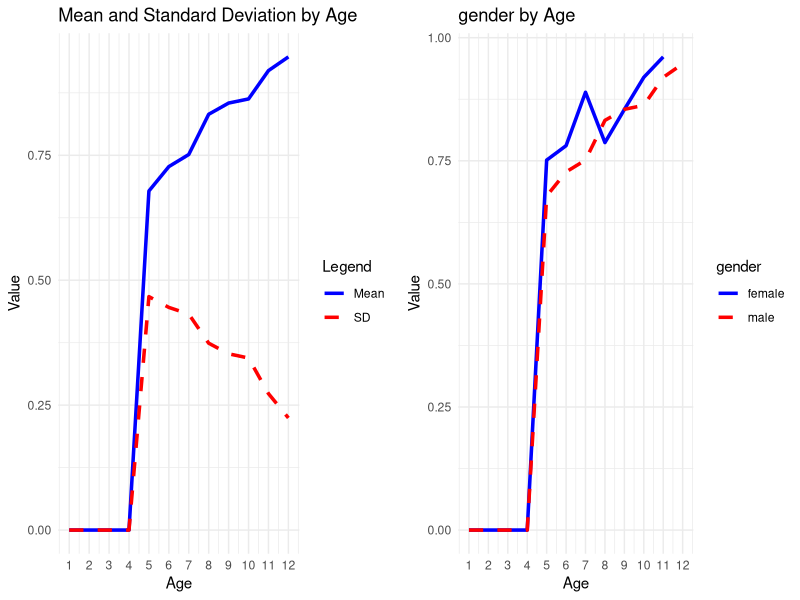
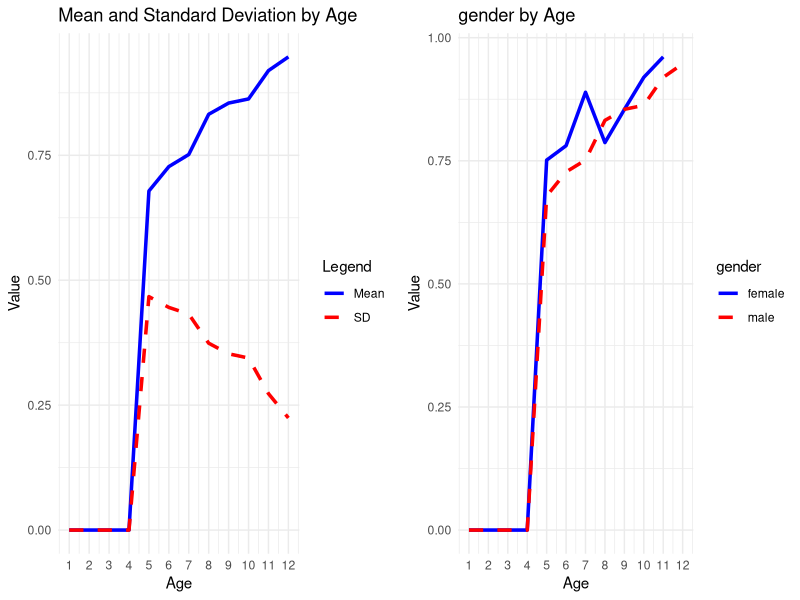
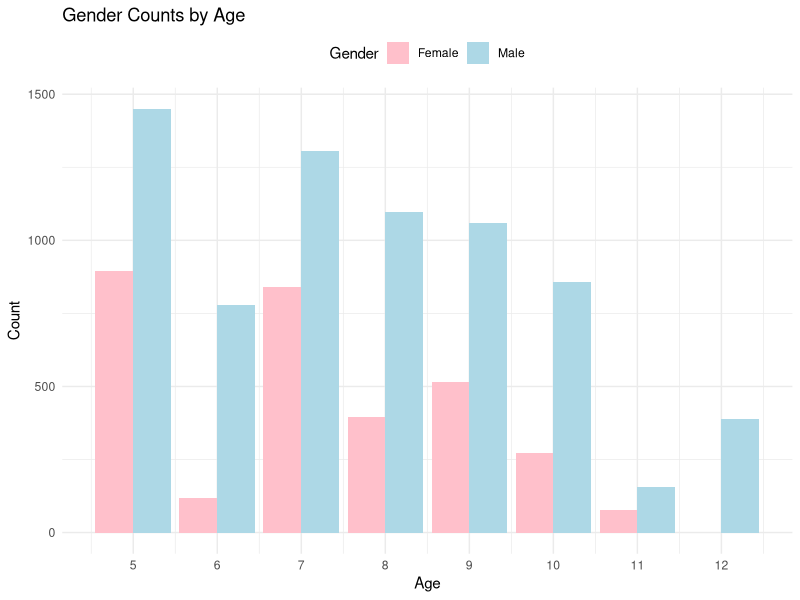

Write R code to recreate these figures, in order.
## ---- chunk 1
knitr::opts_chunk$set(echo = TRUE)
## ---- chunk 2
library(tidyverse)
library(dplyr)
library(knitr)
library(ggplot2)
library(gridExtra)
## ---- chunk 3
tom2 <- read.csv("../behavioral_data/ToMBooklet1-Data.csv")

gender <- read.csv("../behavioral_data//ToMBooklet1_gender.csv") %>%
  rename(subID = SubID) %>%
  mutate(Age = as.integer(Age)) # 整数

#print("展示表头")
#print(head(tom2))
#print("展示表头")

gender$Gender[gender$Gender == "F"] <- "Female"
gender$Gender[gender$Gender == "M"] <- "Male"


tom2_gender <- right_join(tom2, gender, by = "subID") %>%  # 表左联right_join
  group_by(Question_ID, Gender) # group_by聚合


tom2_gender <- tom2_gender[!is.na(tom2_gender$Age), ]

print(head(tom2_gender))
## ---- chunk 4
# 存储结果的列表

unique_ages <- sort(unique(tom2_gender$Age)) # 不同年龄

ages_mean <- numeric(length(unique_ages))
ages_sd <- numeric(length(unique_ages))

f_ages_mean  <- numeric(length(unique_ages))
f_ages_sd <- numeric(length(unique_ages))

m_ages_mean <- numeric(length(unique_ages))
m_ages_sd <- numeric(length(unique_ages))


for(age in unique_ages) {
  older <- tom2_gender %>%
    filter(Age == age)
  
  f_older <- older %>%
    filter(Gender == "Female")
  
  m_older <- older %>%
    filter(Gender == "Male")
  
  
  ages_mean[age] <- mean(m_older$Answer..0..1., na.rm = TRUE)
  ages_sd[age] <- sd(m_older$Answer..0..1., na.rm = TRUE)
  
  f_ages_mean[age] <- mean(f_older$Answer..0..1., na.rm = TRUE)
  f_ages_sd[age] <- sd(f_older$Answer..0..1., na.rm = TRUE)
  
  m_ages_mean[age] <- mean(m_older$Answer..0..1., na.rm = TRUE)

m_ages_sd[age] <- sd(m_older$Answer..0..1., na.rm = TRUE)
}
  

#plot(ages_mean, type = "l", main = "Line Plot", xlab = "age", ylab = "answer mean")
#plot(ages_sd, type = "l", main = "Line Plot", xlab = "age", ylab = "answer mean")

data <- data.frame(
  Age = 1:max(unique_ages),
  Mean = ages_mean,
  SD = ages_sd,
  f_m = f_ages_mean,
  f_sd = f_ages_sd,
  m_m = m_ages_mean,
  m_sd = m_ages_sd
)

p1 <- ggplot(data) +
  geom_line(aes(x = Age, y = Mean, color = "Mean", linetype = "Mean"), size = 1.2) +
  geom_line(aes(x = Age, y = SD, color = "SD", linetype = "SD"), size = 1.2) +
  scale_color_manual(name = "Legend", values = c("Mean" = "blue", "SD" = "red")) +
  scale_linetype_manual(name = "Legend", values = c("Mean" = "solid", "SD" = "dashed")) +
  labs(title = "Mean and Standard Deviation by Age", x = "Age", y = "Value") +
  theme_minimal()+ scale_x_continuous(breaks = seq(min(data$Age), max(data$Age), by = 1))

p2 <- ggplot(data) +
  geom_line(aes(x = Age, y = f_m, color = "female", linetype = "female"), size = 1.2) +
  geom_line(aes(x = Age, y = m_m, color = "male", linetype = "male"), size = 1.2) +
  scale_color_manual(name = "gender", values = c("female" = "blue", "male" = "red")) +
  scale_linetype_manual(name = "gender", values = c("female" = "solid", "male" = "dashed")) +
  labs(title = "gender by Age", x = "Age", y = "Value") +
  theme_minimal()+ scale_x_continuous(breaks = seq(min(data$Age), max(data$Age), by = 1))

grid.arrange(p1, p2, ncol = 2)

combined_plot <- grid.arrange(p1, p2, ncol = 2)
ggsave("combined_plot.png", combined_plot, width = 24, height = 8, units = "in")
## ---- chunk 5
library(ggplot2)
library(dplyr)
library(tidyr)

gender_counts <- tom2_gender %>%
  group_by(Age, Gender) %>%
  summarise(count = n()) %>%
  ungroup() %>%
  complete(Age, Gender, fill = list(count = 0))

ggplot(gender_counts, aes(x = Age, y = count, fill = Gender)) +
  geom_bar(stat = "identity", position = "dodge") +
  labs(title = "Gender Counts by Age", x = "Age", y = "Count") +
  scale_fill_manual(values = c("Female" = "pink", "Male" = "lightblue")) +
  theme_minimal() +
  theme(legend.position = "top") +
  scale_x_continuous(breaks = seq(5, 12,1))
## ---- chunk 6
unique_ages_11 <- sort(unique(tom2_gender$Age))
unique_ages_11 <- unique_ages_11[unique_ages_11 != 12]
unique_ages_11
## ---- chunk 7
all_ages_summary <- list()
all_ages_differences <- list()

print(unique_ages)
for (age in unique_ages_11) {  # 排除12岁的
# 下面是源代码内容
  older <- tom2_gender %>%
    filter(Age == age)
  print(age)
  
  older_summary <- older %>%
    summarise(
      mean_response = mean(Answer..0..1., na.rm = TRUE),
      sd_response = sd(Answer..0..1., na.rm = TRUE)
    )
  
  all_ages_summary[[paste("Age", age)]] <- older_summary # 结果添加到表用于一起打印

  #print(paste("Summary for Age", age, "and up:")) # 用于分别打印
  #print(older_summary)
  
older_differences <- older %>%
  group_by(Question_ID, Gender) %>%
  summarise(mean_response = mean(Answer..0..1., na.rm = TRUE)) %>%
  pivot_wider(names_from = Gender, values_from = mean_response, values_fill = 0) %>%
  mutate(across(any_of(c("Female", "Male")), ~ifelse(is.null(.), 0, .))) %>%
  mutate(gender_difference = coalesce(Female, 0) - coalesce(Male, 0)) %>%
  arrange(desc(gender_difference))

  unique(older$Gender)
  
  all_ages_differences[[paste("Age", age)]] <- older_differences # 结果添加到表用于一起打印
  
  #print(paste("Differences for Age", age, "and up:"))# 用于分别打印
  #print(older_differences)

  # 对每个年龄组进行基于Question的簇分析



cluster_older <- older %>%
mutate(Cluster = sub(".*_(1[0-9]|[1-9])\\..*", "\\1", Question_ID))
  
  cluster_older_summary <- cluster_older %>%
    group_by(Cluster) %>%
    summarise(
      mean_response = mean(Answer..0..1., na.rm = TRUE),
      sd_response = sd(Answer..0..1., na.rm = TRUE)
    ) %>%
    arrange(as.numeric(Cluster))
  
  #all_ages_summary[[paste("Cluster Age", age)]] <- cluster_older_summary

  #print(paste("Summary for Cluster Age", age, "and up:"))
  #print(cluster_older_summary)
  
cluster_older_differences <- cluster_older %>%
  group_by(Cluster, Gender) %>%
  summarise(mean_response = mean(Answer..0..1., na.rm = TRUE)) %>%
  pivot_wider(names_from = Gender, values_from = mean_response, values_fill = 0) %>%
  mutate(gender_difference = `Female` - `Male`) %>%
  arrange(desc(gender_difference))
  
  all_ages_differences[[paste("Cluster Age", age)]] <- cluster_older_differences

  #print(paste("Differences for Cluster Age", age, "and up:"))
  #print(cluster_older_summary)
}

# 删除注释可以使用下面的代码打印出所有年龄段的汇总结果和差异
print(all_ages_summary)
#print(all_ages_differences)
## ---- chunk 8
print(names(all_ages_summary))
## ---- chunk 9
print(all_ages_summary["Age 3"])
